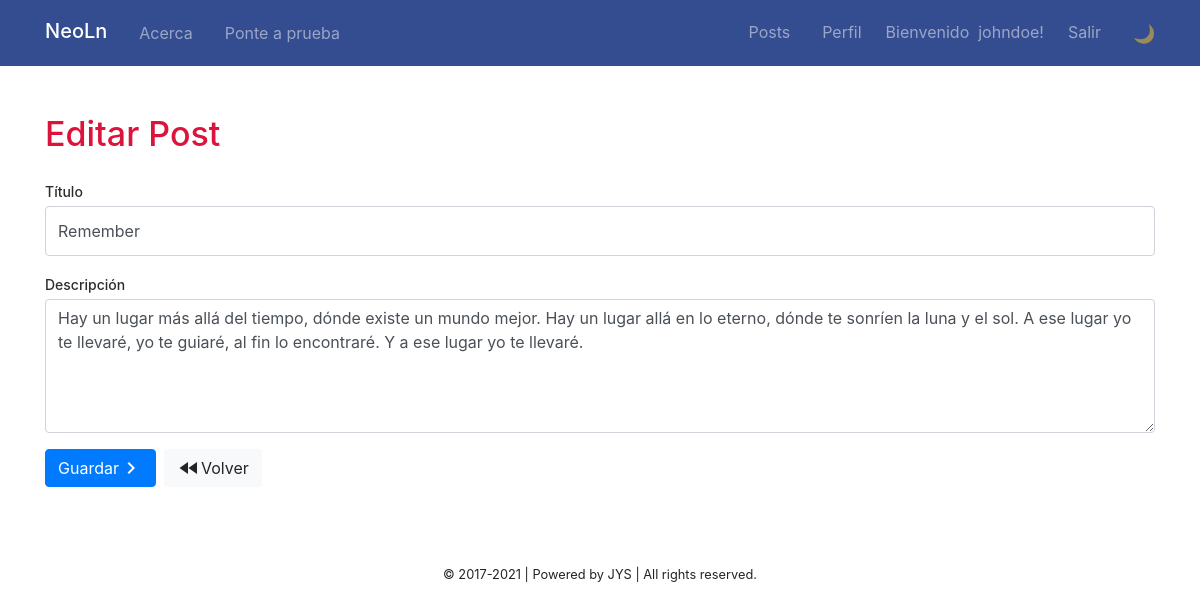
/update.php?id=2 (signed in), run on the app's committed database.
### tables this page shows
CREATE TABLE user (
	user_id INT UNSIGNED NOT NULL AUTO_INCREMENT PRIMARY KEY,
	last_name VARCHAR(50) NOT NULL,
	first_name VARCHAR(50) NOT NULL,
	user_name VARCHAR(50) NOT NULL,
	user_email VARCHAR(50) NOT NULL,
	password VARCHAR(255) NOT NULL,
	activation CHAR(32) NOT NULL,
	created_on DATETIME NOT NULL,
	last_modified_on DATETIME NOT NULL,
    deleted TINYINT(1) NOT NULL DEFAULT 0,
    UNIQUE KEY user_email_unique (user_email),
    UNIQUE KEY user_name_unique (user_name)
);

CREATE TABLE post (
	id INT UNSIGNED NOT NULL AUTO_INCREMENT PRIMARY KEY,
	author_id INT UNSIGNED NOT NULL,
	created_on DATETIME NOT NULL,
	last_modified_on DATETIME NOT NULL,
	title VARCHAR(255) NOT NULL,
	body TEXT NOT NULL,
	FOREIGN KEY (author_id) REFERENCES user (user_id)
);

### views/post/update.phtml (the view, shortened to what this page needs)
<section style="/*padding: 0.625rem;*/">
	<h1 class="text-crimson mb-4">Editar Post</h1>
	<form action="update.php" method="POST" name="updatepost">
	    <div class="form-group">
	        <label for="titulo">Título</label>
	        <input type="text" name="titulo" class="form-control <?= empty($titulo_err) ? '' : 'is-invalid' ?>" id="titulo" maxlength="100" value="<?= htmlspecialchars( $titulo ) ?>" />
	    </div>
	    <div class="form-group">
	        <label for="descripcion">Descripción</label>
	        <textarea name="descripcion" class="form-control <?= empty($descripcion_err) ? '' : 'is-invalid' ?>" id="descripcion" rows="5"><?= htmlspecialchars( $descripcion ) ?></textarea>
	    </div>
	    <div class="form-footer">
	    	<button id="btn" type="submit" class="btn btn-primary">Guardar<i class="material-icons float-right">chevron_right</i></button>
	    	<a href="index.php" class="btn btn-light" title="Volver a la lista."><i class="material-icons float-left">fast_rewind</i>Volver</a>
	    </div>
	</form>
</section>

### views/inc/navbar.phtml (shortened to what this page needs)
<nav class="navbar navbar-expand-md navbar-dark shadow-sm" style="background-color: #344D90;">
    <div class="container">
        <a class="navbar-brand mb-1" href="index.php">NeoLn</a>
        <div class="collapse navbar-collapse" id="navbar">
            <ul class="navbar-nav mr-auto">
                <li class="nav-item"><a class="nav-link" href="about.php">Acerca</a></li>
                <li class="nav-item"><a class="nav-link" href="quiz.php">Ponte a prueba</a></li>
            </ul>
            <ul class="navbar-nav ml-auto">
            <?php if (isset( $_SESSION['user_id'] )):
                $user = getUser($_SESSION['user_id']);
            ?>
                <li class="nav-item"><a class="nav-link" href="index.php">Posts</a></li>
                <li class="nav-item"><a class="nav-link" href="profile.php">Perfil</a></li>
                <li class="navbar-text mr-sm-2 ml-sm-2">Bienvenido &nbsp;<span style=""><?= htmlspecialchars($user['user_name']) ?>!</span></li>
                <li class="nav-item"><a class="nav-link" href="logout.php" onclick="return confirm('¿Deseas cerrar la sesión?');">Salir</a></li>
            <?php else: ?>
                <li class="nav-item"><a class="nav-link" href="register.php">Registrarse</a></li>
                <li class="nav-item"><a class="nav-link" href="login.php">Ingresar</a></li>
            <?php endif ?>
                <li class="nav-item">
                    <button class="nav-link dark-switcher theme-icon pr-0" title="Toggle Dark Mode">🌙</button>
                </li>
            </ul>
        </div>
    </div>
</nav>

### public/css/styles.css (style rules this page uses)
.navbar-brand { color: #202020; padding: 8.5px 0; font-weight: 500; margin-top: -1px; }
section h1 { font-size: 2.125rem; }
label { font-size: 14px; color: #2D2D2D; margin-bottom: .25rem; font-weight: 500; }
.form-footer { display: flex; align-items: center; }
.form-footer>:not(:last-child) { margin-right: .25rem; }
.form-footer>:not(:first-child) { margin-left: .25rem; }
.form-control, .btn-lg { height: calc(1.5em + 1.5rem + 2px); font-size: 1rem; }
.text-crimson { color: crimson; }
.theme-icon { font-size: 18px; }
button.dark-switcher { border: none; background-color: transparent; }
@media (min-width: 768px) { .navbar-expand-md .navbar-nav .nav-link { padding-right: 1rem; padding-left: 1rem; } }

### data on the page
user: user_name "johndoe"
post: titulo "Remember", descripcion "Hay un lugar más allá del tiempo, dónde existe un mundo mejor. Hay un lugar allá en lo eterno, dónde te sonríen la luna y el sol. A ese lugar yo te llevaré, yo te guiaré, al fin lo encontraré. Y a ese lugar yo te llevaré."
